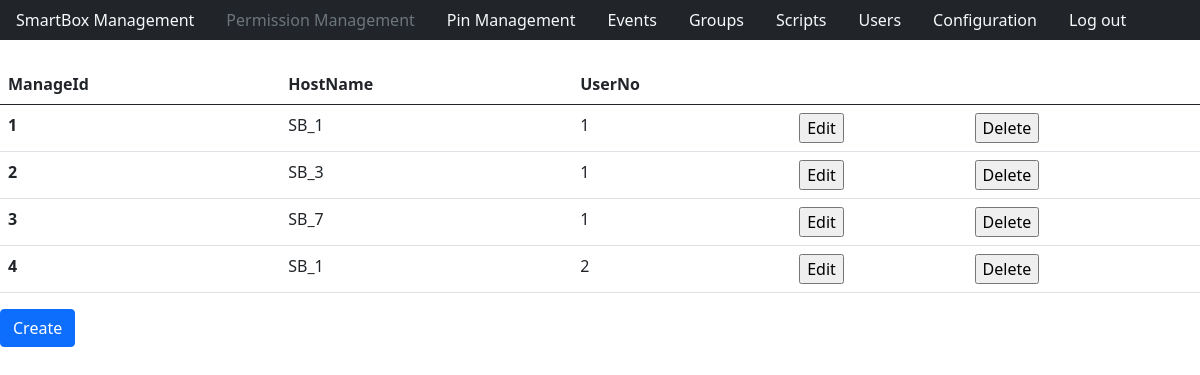
/manage.php (signed in), run on the app's committed database.
### tables this page shows
CREATE TABLE `manage`(
  `ManageId`int(11) NOT NULL AUTO_INCREMENT,
  `HostName` VARCHAR(16) DEFAULT NULL,
  `UserNo` int(11) DEFAULT NULL,
  PRIMARY KEY (`ManageId`),
  KEY `UserNo`(`UserNo`),
  CONSTRAINT `manage_ibfk_1` FOREIGN KEY(`HostName`) REFERENCES `smartboxes` (`HostName`) ON UPDATE CASCADE ON DELETE CASCADE,
  CONSTRAINT `manage_ibfk_2` FOREIGN KEY(`UserNo`) REFERENCES `users` (`UserNo`) ON UPDATE CASCADE ON DELETE CASCADE
);

### manage.php (the view, shortened to what this page needs)
<?php
    include_once "htmlHead.php";
    include_once "databaseConnect.php";
    include_once "navigationBar.php";
?>
    <body>
        <?php
            if($_SESSION["userIsAdmin"]==1){
                $sqlStatement = $connection->prepare("SELECT * from smartboxes, manage where smartboxes.HostName=manage.HostName");
                $sqlStatement->execute();
                $result = $sqlStatement->get_result();
            }else{
                header("location: sbManagement.php");
            }
            if ($result) {
                ?>
                <table class="table">
                    <thead>
                        <tr>
                            <th scope="col">ManageId</th>
                            <th scope="col">HostName</th>
                            <th scope="col">UserNo</th>
                            <th scope="col"></th>
                            <th scope="col"></th>
                        </tr>
                    </thead>
                    <tbody>
                        <?php while ($row = $result->fetch_assoc()) {?>
                            <tr>
                                <th scope="row"><?= $row["ManageId"] ?></th>
                                <td><?= $row["HostName"] ?></td>
                                <td><?= $row["UserNo"] ?></td>
                                <td>
                                    <form method="POST">
                                        <input type="submit" value="Edit">
                                    </form>
                                </td>
                                <td>
                                    <form method="POST">
                                        <input type="submit" value="Delete">
                                    </form>
                                </td>
                            </tr>
                        <?php }?>
                    </tbody>
                </table>
<?php
            }  else {
                print "Something went wrong selecting data";
            }
        ?>
        <?php
    if($_SESSION["userIsAdmin"]==1){
?>
        <div class="mb-3">
            <form action="" method="post">
                <input type="submit" class="btn btn-primary" value="Create"></input>
            </form>
        </div>
<?php
    }
        ?>
    </body>
</html>

### data on the page
manage: ManageId "1", HostName "SB_1", UserNo "1"
manage: ManageId "2", HostName "SB_3", UserNo "1"
manage: ManageId "3", HostName "SB_7", UserNo "1"
manage: ManageId "4", HostName "SB_1", UserNo "2"

### other printed values
$pageText "SmartBox Management"
$pageText "Pin Management"
$pageText "Events"
$pageText "Groups"
$pageText "Scripts"
$pageText "Users"
$pageText "Configuration"
